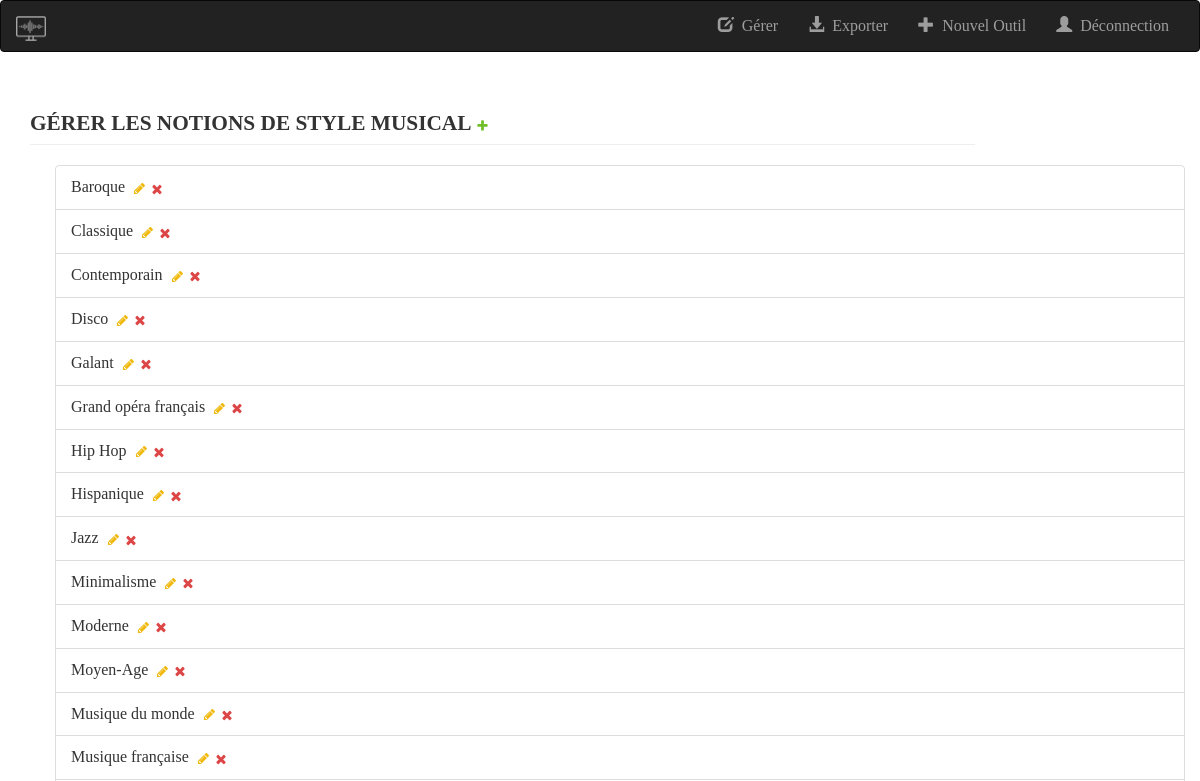
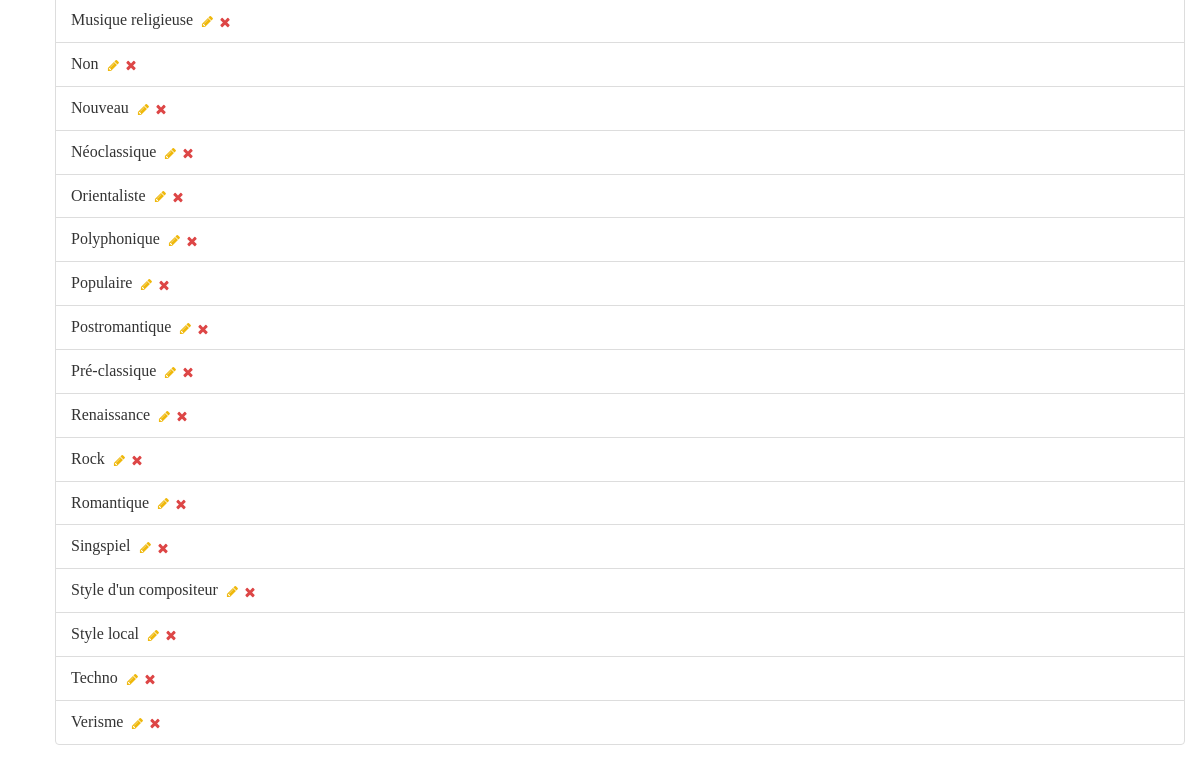
The app's page /gerer_stylemusical/ (signed in), older data (2 pictures, top to bottom).
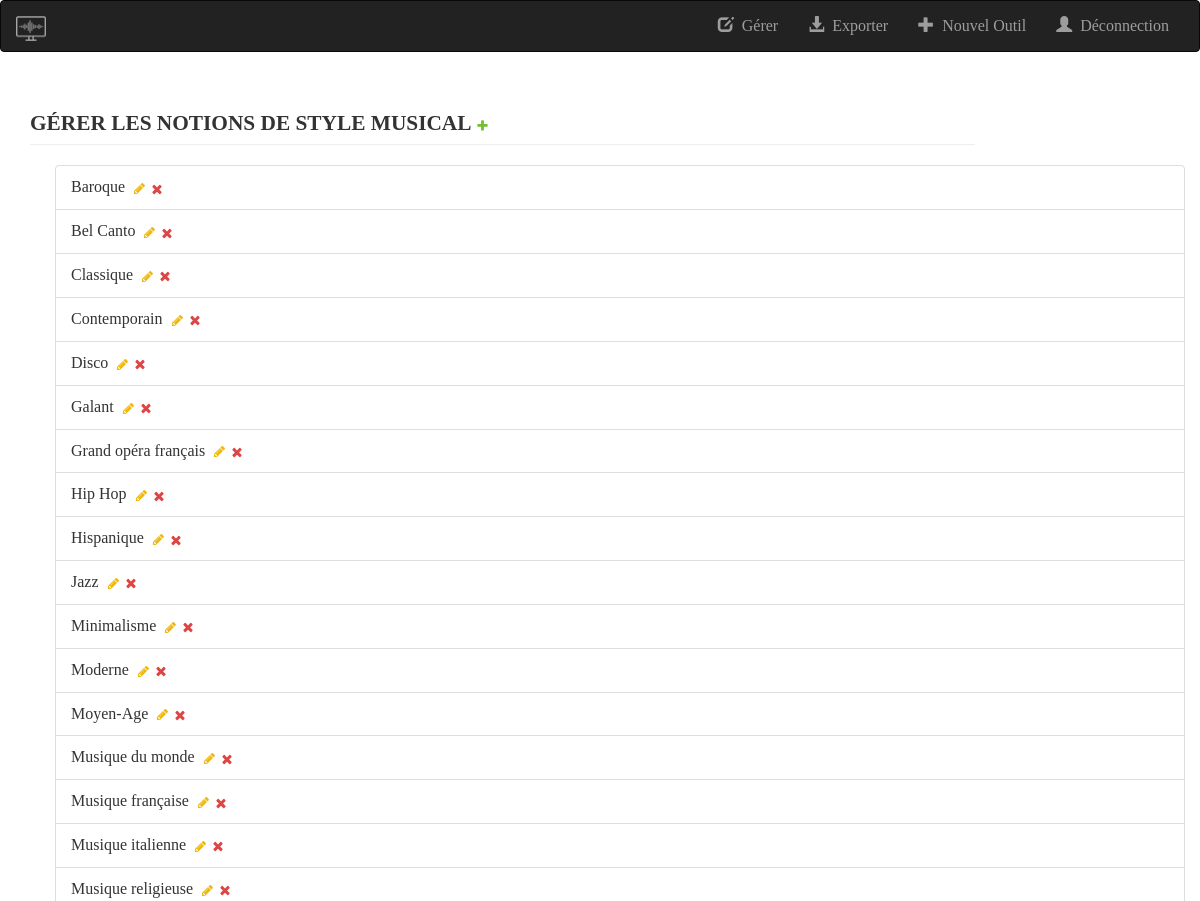
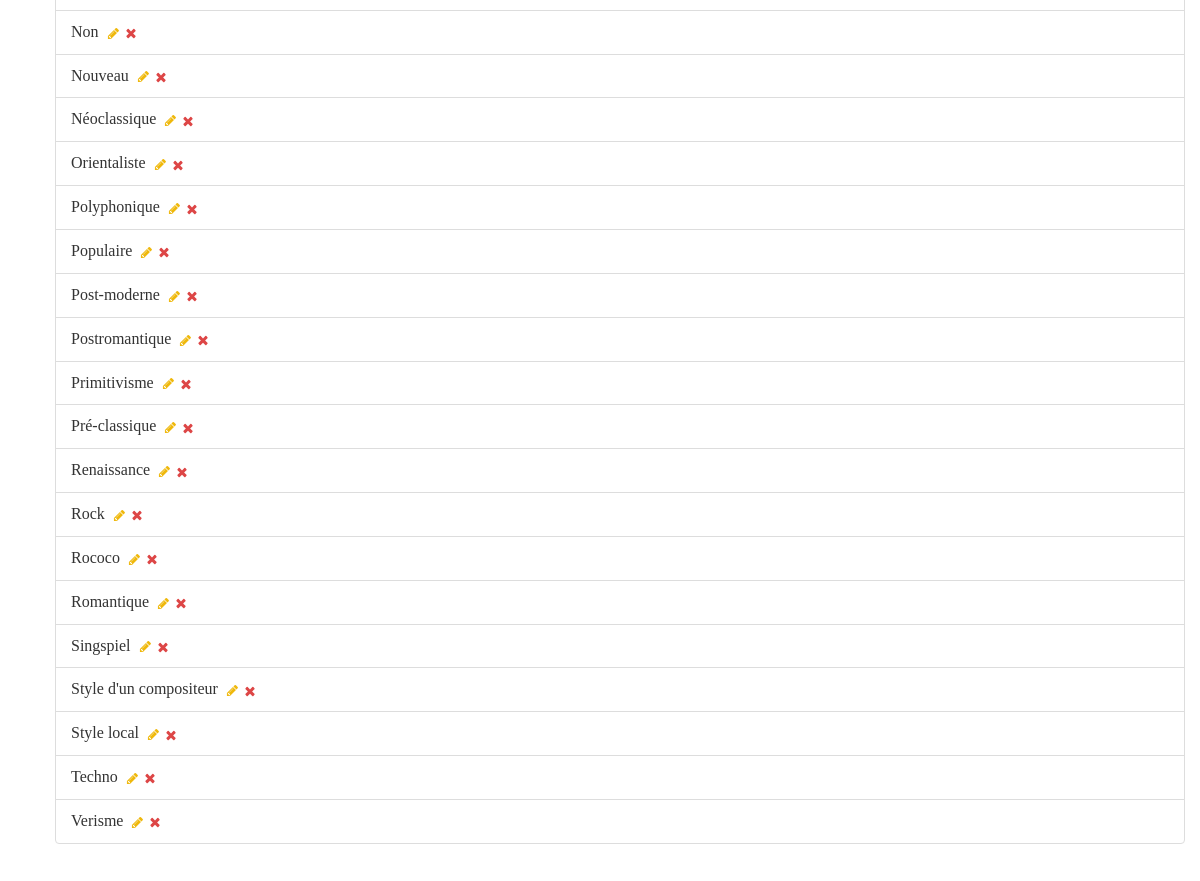
The same page, newer data (2 pictures, top to bottom).
### bdmultimedia/models.py (models this page shows, shortened)
@python_2_unicode_compatible
class StyleMusical(models.Model):
    nom = models.CharField(max_length=200, unique=True)
    class Meta:
        verbose_name = "Style musical"
        verbose_name_plural = "Styles musicaux"

### bdmultimedia/views.py (the view)
# urls.py: url(r'^gerer_stylemusical/$',views.GererStyleMusical.as_view(),name='gerer_styleMusical'),
class GererStyleMusical(generic.ListView):
    model = StyleMusical
    template_name = 'gerer_styleMusical.html'
    context_object_name = 'all_styleMusical'
    liste = StyleMusical.objects.order_by('nom')
    def get_queryset(self):
        return GererStyleMusical.liste

### bdmultimedia/Templates/gerer_styleMusical.html (shortened to what this page needs)
{% extends "base.html" %}
{% load staticfiles %}
{% load bootstrap_tags %}
{% block body %}
    <div class="container-fluid">
        <div class="col-md-10">
            <h3 class="page-header">
                Gérer les notions de style musical
                {% if user.is_authenticated %}
                     <a class="related-widget-wrapper-link add-related" id="add_id_style_musical"
                        href="JavaScript:newPopup('/admin/bdmultimedia/stylemusical/add/?_to_field=id&amp;_popup=1');"
                        title="Ajouter un autre style musical">
                        <img src="/static/media/icon-addlink.svg" alt="Ajouter"/>
                    </a>
                {% endif %}
            </h3>
        </div>
    </div>
<div class="container-fluid">
    <ul>
        {% for stylemusical in all_styleMusical %}
            <li class="list-group-item"> {{ stylemusical.nom }}&nbsp;
                {% if user.is_authenticated %}
                    <a class="related-widget-wrapper-link add-related" id="change_id_style_musical"
                        href="JavaScript:newPopup('/admin/bdmultimedia/stylemusical/{{ stylemusical.id }}/change/?_to_field=id&_popup=1');"
                        title="Modifier le style musical">
                        <img src="/static/media/icon-changelink.svg" alt="Modifier"/>
                    </a>
                    <a class="related-widget-wrapper-link add-related" id="delete_id_style_musical"
                        href="JavaScript:newPopup('/admin/bdmultimedia/stylemusical/{{ stylemusical.id }}/delete/?_to_field=id&_popup=1');"
                        title="Suprimer le style musical">
                        <img src="/static/media/icon-deletelink.svg" alt="Suprimer"/>
                    </a>
                {% endif %}
            </li>
        {% endfor %}
    </ul>
</div>
{% endblock %}

Row changes from the older to the newer data that the page shows:
added StyleMusical: nom "Bel Canto"
added StyleMusical: nom "Musique italienne"
added StyleMusical: nom "Post-moderne"
added StyleMusical: nom "Primitivisme"
added StyleMusical: nom "Rococo"
